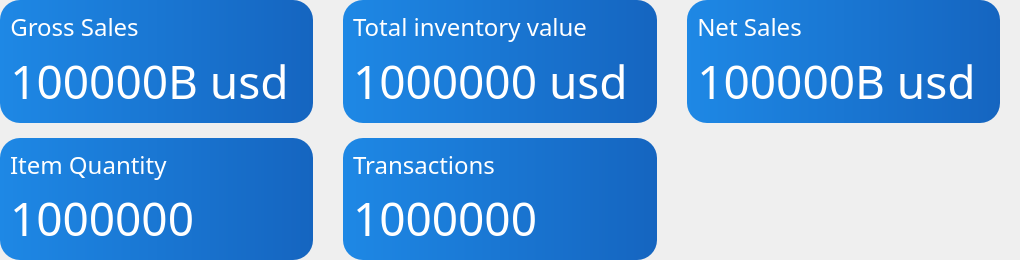
                <widget class="QWidget" name="widget_7" native="true">
                 <property name="minimumSize">
                  <size>
                   <width>1020</width>
                   <height>260</height>
                  </size>
                 </property>
                 <property name="maximumSize">
                  <size>
                   <width>16777215</width>
                   <height>16777215</height>
                  </size>
                 </property>
                 <layout class="QGridLayout" name="gridLayout_2">
                  <property name="leftMargin">
                   <number>0</number>
                  </property>
                  <property name="topMargin">
                   <number>0</number>
                  </property>
                  <property name="rightMargin">
                   <number>0</number>
                  </property>
                  <property name="bottomMargin">
                   <number>0</number>
                  </property>
                  <property name="spacing">
                   <number>0</number>
                  </property>
                  <item row="0" column="4">
                   <widget class="QFrame" name="Netsales_2">
                    <property name="minimumSize">
                     <size>
                      <width>220</width>
                      <height>111</height>
                     </size>
                    </property>
                    <property name="maximumSize">
                     <size>
                      <width>606</width>
                      <height>16777215</height>
                     </size>
                    </property>
                    <property name="styleSheet">
                     <string notr="true">QFrame#Netsales_2 {
    background-color: qlineargradient(x1:0, y1:0, x2:1, y2:0, stop:0 #1E88E5, stop:1 #1565C0);
    border-radius: 20px;
    padding: 10px;
    min-width: 200px;
}

QLabel#Netsalestitle_2 {
    font: bold 14px &quot;Segoe UI&quot;;
    color: white;
    qproperty-alignment: 'AlignCenter';
}

QLabel#Netsalesdata_2 {
    font: bold 28px &quot;Segoe UI Black&quot;;
    color: white;
    qproperty-alignment: 'AlignCenter';
}
</string>
                    </property>
                    <property name="frameShape">
                     <enum>QFrame::StyledPanel</enum>
                    </property>
                    <property name="frameShadow">
                     <enum>QFrame::Raised</enum>
                    </property>
                    <layout class="QVBoxLayout" name="verticalLayout_14">
                     <property name="spacing">
                      <number>0</number>
                     </property>
                     <property name="leftMargin">
                      <number>0</number>
                     </property>
                     <property name="topMargin">
                      <number>0</number>
                     </property>
                     <property name="rightMargin">
                      <number>0</number>
                     </property>
                     <property name="bottomMargin">
                      <number>0</number>
                     </property>
                     <item alignment="Qt::AlignLeft|Qt::AlignTop">
                      <widget class="QLabel" name="Netsalestitle_3">
                       <property name="enabled">
                        <bool>true</bool>
                       </property>
                       <property name="font">
                        <font>
                         <family>Segoe UI Black</family>
                         <pointsize>-1</pointsize>
                        </font>
                       </property>
                       <property name="layoutDirection">
                        <enum>Qt::LeftToRight</enum>
                       </property>
                       <property name="styleSheet">
                        <string notr="true">color:white;
font-size:24px;</string>
                       </property>
                       <property name="text">
                        <string>Net Sales</string>
                       </property>
                       <property name="alignment">
                        <set>Qt::AlignCenter</set>
                       </property>
                      </widget>
                     </item>
                     <item alignment="Qt::AlignLeft|Qt::AlignBottom">
                      <widget class="QLabel" name="Netsalesdata_3">
                       <property name="font">
                        <font>
                         <family>Segoe UI Black</family>
                         <pointsize>-1</pointsize>
                        </font>
                       </property>
                       <property name="styleSheet">
                        <string notr="true">color:white;
font-size:46px;</string>
                       </property>
                       <property name="text">
                        <string>100000B usd</string>
                       </property>
                       <property name="alignment">
                        <set>Qt::AlignCenter</set>
                       </property>
                      </widget>
                     </item>
                    </layout>
                   </widget>
                  </item>
                  <item row="0" column="0">
                   <widget class="QFrame" name="GrossSale_2">
                    <property name="minimumSize">
                     <size>
                      <width>220</width>
                      <height>111</height>
                     </size>
                    </property>
                    <property name="maximumSize">
                     <size>
                      <width>606</width>
                      <height>16777215</height>
                     </size>
                    </property>
                    <property name="styleSheet">
                     <string notr="true">QFrame#GrossSale_2 {
    background-color: qlineargradient(x1:0, y1:0, x2:1, y2:0, stop:0 #1E88E5, stop:1 #1565C0);
    border-radius: 20px;
    padding: 10px;
    min-width: 200px;
}

QLabel#GrossSaletitle_2 {
    font: bold 14px &quot;Segoe UI&quot;;
    color: white;
    qproperty-alignment: 'AlignCenter';
}

QLabel#GrossSaledata_2 {
    font: bold 28px &quot;Segoe UI Black&quot;;
    color: white;
    qproperty-alignment: 'AlignCenter';
}
</string>
                    </property>
                    <property name="frameShape">
                     <enum>QFrame::StyledPanel</enum>
                    </property>
                    <property name="frameShadow">
                     <enum>QFrame::Raised</enum>
                    </property>
                    <layout class="QVBoxLayout" name="verticalLayout_16">
                     <property name="spacing">
                      <number>0</number>
                     </property>
                     <property name="leftMargin">
                      <number>0</number>
                     </property>
                     <property name="topMargin">
                      <number>0</number>
                     </property>
                     <property name="rightMargin">
                      <number>0</number>
                     </property>
                     <property name="bottomMargin">
                      <number>0</number>
                     </property>
                     <item alignment="Qt::AlignLeft|Qt::AlignTop">
                      <widget class="QLabel" name="GrossSaletitle_3">
                       <property name="enabled">
                        <bool>true</bool>
                       </property>
                       <property name="font">
                        <font>
                         <family>Segoe UI Black</family>
                         <pointsize>-1</pointsize>
                        </font>
                       </property>
                       <property name="layoutDirection">
                        <enum>Qt::LeftToRight</enum>
                       </property>
                       <property name="styleSheet">
                        <string notr="true">color:white;
font-size:24px;</string>
                       </property>
                       <property name="text">
                        <string>Gross Sales</string>
                       </property>
                       <property name="alignment">
                        <set>Qt::AlignCenter</set>
                       </property>
                      </widget>
                     </item>
                     <item alignment="Qt::AlignLeft|Qt::AlignBottom">
                      <widget class="QLabel" name="GrossSaledata_3">
                       <property name="font">
                        <font>
                         <family>Segoe UI Black</family>
                         <pointsize>-1</pointsize>
                        </font>
                       </property>
                       <property name="styleSheet">
                        <string notr="true">color:white;
font-size:46px;</string>
                       </property>
                       <property name="text">
                        <string>100000B usd</string>
                       </property>
                       <property name="alignment">
                        <set>Qt::AlignCenter</set>
                       </property>
                      </widget>
                     </item>
                    </layout>
                   </widget>
                  </item>
                  <item row="0" column="2">
                   <widget class="QFrame" name="totalinventoryvalue_2">
                    <property name="minimumSize">
                     <size>
                      <width>220</width>
                      <height>111</height>
                     </size>
                    </property>
                    <property name="maximumSize">
                     <size>
                      <width>606</width>
                      <height>16777215</height>
                     </size>
                    </property>
                    <property name="styleSheet">
                     <string notr="true">QFrame#totalinventoryvalue_2 {
    background-color: qlineargradient(x1:0, y1:0, x2:1, y2:0, stop:0 #1E88E5, stop:1 #1565C0);
    border-radius: 20px;
    padding: 10px;
    min-width: 200px;
}

QLabel#totalinventoryvaluetitle_2 {
    font: bold 14px &quot;Segoe UI&quot;;
    color: white;
    qproperty-alignment: 'AlignCenter';
}

QLabel#totalinventoryvaluedata_2 {
    font: bold 28px &quot;Segoe UI Black&quot;;
    color: white;
    qproperty-alignment: 'AlignCenter';
}
</string>
                    </property>
                    <property name="frameShape">
                     <enum>QFrame::StyledPanel</enum>
                    </property>
                    <property name="frameShadow">
                     <enum>QFrame::Raised</enum>
                    </property>
                    <layout class="QVBoxLayout" name="verticalLayout_13">
                     <property name="spacing">
                      <number>0</number>
                     </property>
                     <property name="leftMargin">
                      <number>0</number>
                     </property>
                     <property name="topMargin">
                      <number>0</number>
                     </property>
                     <property name="rightMargin">
                      <number>0</number>
                     </property>
                     <property name="bottomMargin">
                      <number>0</number>
                     </property>
                     <item alignment="Qt::AlignLeft|Qt::AlignTop">
                      <widget class="QLabel" name="totalinventoryvaluetitle_3">
                       <property name="enabled">
                        <bool>true</bool>
                       </property>
                       <property name="font">
                        <font>
                         <family>Segoe UI Black</family>
                         <pointsize>-1</pointsize>
                        </font>
                       </property>
                       <property name="layoutDirection">
                        <enum>Qt::LeftToRight</enum>
                       </property>
                       <property name="styleSheet">
                        <string notr="true">color:white;
font-size:24px;</string>
                       </property>
                       <property name="text">
                        <string>Total inventory value</string>
                       </property>
                       <property name="alignment">
                        <set>Qt::AlignCenter</set>
                       </property>
                      </widget>
                     </item>
                     <item alignment="Qt::AlignLeft|Qt::AlignBottom">
                      <widget class="QLabel" name="totalinventoryvaluedata_3">
                       <property name="font">
                        <font>
                         <family>Segoe UI Black</family>
                         <pointsize>-1</pointsize>
                        </font>
                       </property>
                       <property name="styleSheet">
                        <string notr="true">color:white;
font-size:46px;</string>
                       </property>
                       <property name="text">
                        <string>1000000 usd</string>
                       </property>
                      </widget>
                     </item>
                    </layout>
                   </widget>
                  </item>
                  <item row="2" column="0">
                   <widget class="QFrame" name="ItemQuantity_2">
                    <property name="minimumSize">
                     <size>
                      <width>220</width>
                      <height>111</height>
                     </size>
                    </property>
                    <property name="maximumSize">
                     <size>
                      <width>606</width>
                      <height>16777215</height>
                     </size>
                    </property>
                    <property name="styleSheet">
                     <string notr="true">QFrame#ItemQuantity_2 {
    background-color: qlineargradient(x1:0, y1:0, x2:1, y2:0, stop:0 #1E88E5, stop:1 #1565C0);
    border-radius: 20px;
    padding: 10px;
    min-width: 200px;
}

QLabel#itemquantitytitle_2 {
    font: bold 14px &quot;Segoe UI&quot;;
    color: white;
    qproperty-alignment: 'AlignCenter';
}

QLabel#itemquantitydata_2 {
    font: bold 28px &quot;Segoe UI Black&quot;;
    color: white;
    qproperty-alignment: 'AlignCenter';
}
</string>
                    </property>
                    <property name="frameShape">
                     <enum>QFrame::StyledPanel</enum>
                    </property>
                    <property name="frameShadow">
                     <enum>QFrame::Raised</enum>
                    </property>
                    <layout class="QVBoxLayout" name="verticalLayout_17">
                     <property name="spacing">
                      <number>0</number>
                     </property>
                     <property name="leftMargin">
                      <number>0</number>
                     </property>
                     <property name="topMargin">
                      <number>0</number>
                     </property>
                     <property name="rightMargin">
                      <number>0</number>
                     </property>
                     <property name="bottomMargin">
                      <number>0</number>
                     </property>
                     <item alignment="Qt::AlignLeft|Qt::AlignTop">
                      <widget class="QLabel" name="itemquantitytitle_3">
                       <property name="font">
                        <font>
                         <family>Segoe UI Black</family>
                         <pointsize>-1</pointsize>
                        </font>
                       </property>
                       <property name="styleSheet">
                        <string notr="true">color:white;
font-size:24px;</string>
                       </property>
                       <property name="text">
                        <string>Item Quantity</string>
                       </property>
                      </widget>
                     </item>
                     <item alignment="Qt::AlignLeft|Qt::AlignBottom">
                      <widget class="QLabel" name="itemquantitydata_3">
                       <property name="font">
                        <font>
                         <family>Segoe UI Black</family>
                         <pointsize>-1</pointsize>
                        </font>
                       </property>
                       <property name="styleSheet">
                        <string notr="true">color:white;
font-size:46px;</string>
                       </property>
                       <property name="text">
                        <string>1000000</string>
                       </property>
                      </widget>
                     </item>
                    </layout>
                   </widget>
                  </item>
                  <item row="2" column="2">
                   <widget class="QFrame" name="Transactions_2">
                    <property name="minimumSize">
                     <size>
                      <width>220</width>
                      <height>111</height>
                     </size>
                    </property>
                    <property name="maximumSize">
                     <size>
                      <width>606</width>
                      <height>16777215</height>
                     </size>
                    </property>
                    <property name="styleSheet">
                     <string notr="true">QFrame#Transactions_2 {
    background-color: qlineargradient(x1:0, y1:0, x2:1, y2:0, stop:0 #1E88E5, stop:1 #1565C0);
    border-radius: 20px;
    padding: 10px;
    min-width: 200px;
}

QLabel#Transactionstitle_2 {
    font: bold 14px &quot;Segoe UI&quot;;
    color: white;
    qproperty-alignment: 'AlignCenter';
}

QLabel#Transactionsdata_2 {
    font: bold 28px &quot;Segoe UI Black&quot;;
    color: white;
    qproperty-alignment: 'AlignCenter';
}
</string>
                    </property>
                    <property name="frameShape">
                     <enum>QFrame::StyledPanel</enum>
                    </property>
                    <property name="frameShadow">
                     <enum>QFrame::Raised</enum>
                    </property>
                    <layout class="QVBoxLayout" name="verticalLayout_15">
                     <property name="spacing">
                      <number>0</number>
                     </property>
                     <property name="leftMargin">
                      <number>0</number>
                     </property>
                     <property name="topMargin">
                      <number>0</number>
                     </property>
                     <property name="rightMargin">
                      <number>0</number>
                     </property>
                     <property name="bottomMargin">
                      <number>0</number>
                     </property>
                     <item alignment="Qt::AlignLeft|Qt::AlignTop">
                      <widget class="QLabel" name="Transactionstitle_3">
                       <property name="font">
                        <font>
                         <family>Segoe UI Black</family>
                         <pointsize>-1</pointsize>
                        </font>
                       </property>
                       <property name="styleSheet">
                        <string notr="true">color:white;
font-size:24px;</string>
                       </property>
                       <property name="text">
                        <string>Transactions</string>
                       </property>
                      </widget>
                     </item>
                     <item alignment="Qt::AlignLeft|Qt::AlignBottom">
                      <widget class="QLabel" name="Transactionsdata_3">
                       <property name="font">
                        <font>
                         <family>Segoe UI Black</family>
                         <pointsize>-1</pointsize>
                        </font>
                       </property>
                       <property name="styleSheet">
                        <string notr="true">color:white;
font-size:46px;</string>
                       </property>
                       <property name="text">
                        <string>1000000</string>
                       </property>
                      </widget>
                     </item>
                    </layout>
                   </widget>
                  </item>
                  <item row="0" column="3">
                   <spacer name="horizontalSpacer_10">
                    <property name="orientation">
                     <enum>Qt::Horizontal</enum>
                    </property>
                    <property name="sizeType">
                     <enum>QSizePolicy::Fixed</enum>
                    </property>
                    <property name="sizeHint" stdset="0">
                     <size>
                      <width>30</width>
                      <height>20</height>
                     </size>
                    </property>
                   </spacer>
                  </item>
                  <item row="2" column="1">
                   <spacer name="horizontalSpacer_11">
                    <property name="orientation">
                     <enum>Qt::Horizontal</enum>
                    </property>
                    <property name="sizeType">
                     <enum>QSizePolicy::Fixed</enum>
                    </property>
                    <property name="sizeHint" stdset="0">
                     <size>
                      <width>30</width>
                      <height>20</height>
                     </size>
                    </property>
                   </spacer>
                  </item>
                  <item row="1" column="0">
                   <spacer name="verticalSpacer_12">
                    <property name="orientation">
                     <enum>Qt::Vertical</enum>
                    </property>
                    <property name="sizeType">
                     <enum>QSizePolicy::Fixed</enum>
                    </property>
                    <property name="sizeHint" stdset="0">
                     <size>
                      <width>20</width>
                      <height>15</height>
                     </size>
                    </property>
                   </spacer>
                  </item>
                  <item row="0" column="5">
                   <spacer name="horizontalSpacer_13">
                    <property name="orientation">
                     <enum>Qt::Horizontal</enum>
                    </property>
                    <property name="sizeType">
                     <enum>QSizePolicy::Fixed</enum>
                    </property>
                    <property name="sizeHint" stdset="0">
                     <size>
                      <width>20</width>
                      <height>20</height>
                     </size>
                    </property>
                   </spacer>
                  </item>
                  <item row="0" column="1">
                   <spacer name="horizontalSpacer_9">
                    <property name="orientation">
                     <enum>Qt::Horizontal</enum>
                    </property>
                    <property name="sizeType">
                     <enum>QSizePolicy::Fixed</enum>
                    </property>
                    <property name="sizeHint" stdset="0">
                     <size>
                      <width>30</width>
                      <height>20</height>
                     </size>
                    </property>
                   </spacer>
                  </item>
                  <item row="1" column="2">
                   <spacer name="verticalSpacer_13">
                    <property name="orientation">
                     <enum>Qt::Vertical</enum>
                    </property>
                    <property name="sizeType">
                     <enum>QSizePolicy::Fixed</enum>
                    </property>
                    <property name="sizeHint" stdset="0">
                     <size>
                      <width>20</width>
                      <height>15</height>
                     </size>
                    </property>
                   </spacer>
                  </item>
                 </layout>
                </widget>
